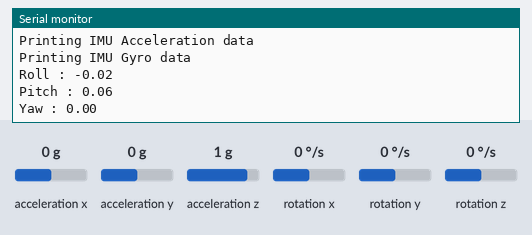
Bench run of a sketch on a simulated Arduino Uno, built with avr-gcc and run on an emulated ATmega328P. Shown: the last lines printed to the serial monitor. Wiring (inferred from the names in the program): MPU-6050 motion sensor at I2C address 0x68. Inputs (shaded band) come from the test bench; at power-on: acceleration z 1 g, acceleration x 0 g, acceleration y 0 g, rotation x 0 °/s, rotation y 0 °/s, rotation z 0 °/s.

Above: at 1.3 s.
1.4 s: acceleration z set to 0 g
At 3.0 s:
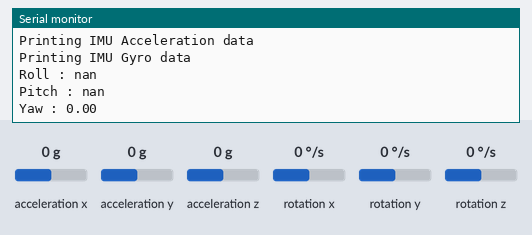
4.7 s: acceleration x set to -1.4 g
At 5.8 s:
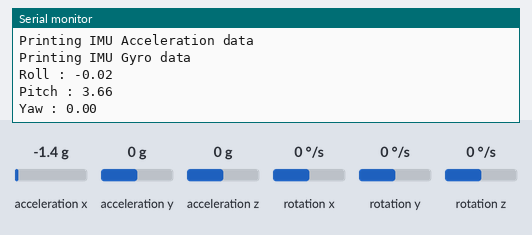
6.2 s: acceleration y set to -1.4 g
At 7.6 s:
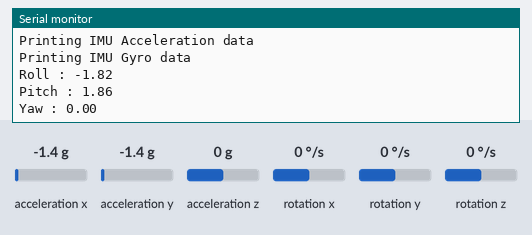
7.7 s: rotation x set to -192 °/s
At 8.9 s:
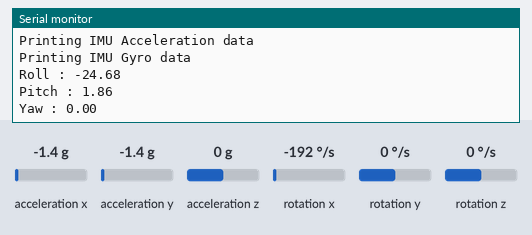
9.2 s: rotation y set to -192 °/s
At 9.9 s:
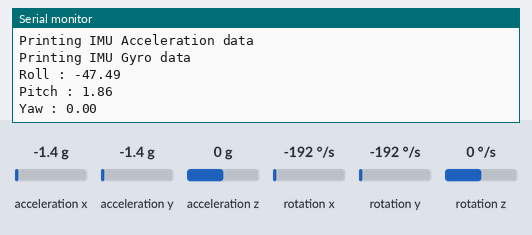
Timing chart, 0 to 11.7 s (numbered marks = the images above; inputs shaded):
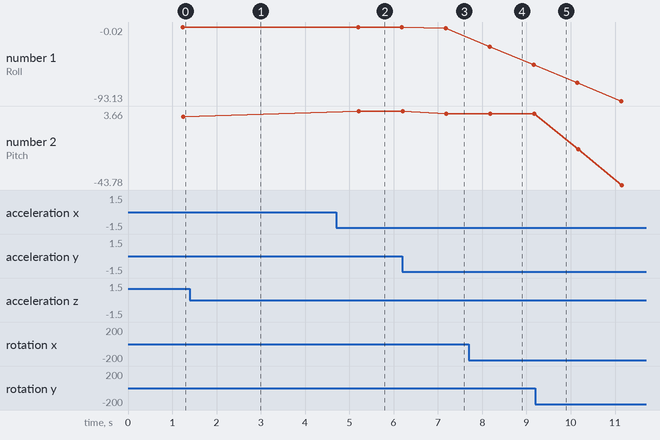

The sketch:

sketch_jul02b.ino
```cpp
#include <Arduino_FreeRTOS.h>
#include <Wire.h>

//Defining the functions
void Task_PrintIMU_Acc_data(void *param);
void Task_PrintIMU_Gyro_data(void *param);
void Task_cal(void *param);

//Define task handle
TaskHandle_t Task_Handle1;
TaskHandle_t Task_Handle2;
TaskHandle_t Task_Handle3;

//Print IMU data ax, ay, az, (Accelerometer) and gx, gy, gz (Gyroscope) data in serial monitor
const int MPU = 0x68;
//Initialize variables
float AccX, AccY, AccZ;
float GyroX, GyroY, GyroZ;
float accAngleX, accAngleY, gyroAngleX, gyroAngleY, gyroAngleZ;
float elapsedTime, currentTime, previousTime;
float roll, pitch, yaw;

void setup() {
  Serial.begin(9600);
  Serial.println("Assign Parameters to the sensor");
  Serial.println("Talking to 6B register");
  Wire.beginTransmission(MPU); //Start the communction with 0x68 MPU6050
  Wire.write(0x6B); //talk to register 6B
  Wire.write(0x101);
  Wire.endTransmission(true);

  //Set sample rate to 500Hz
  Serial.println("Setting the sample rate to 500Hz");
  Wire.beginTransmission(MPU);
  Wire.write(0x19);
  Wire.write(0x0F);
  Wire.endTransmission(true);

  //Activate DLPF Digital gyro low pass filter to 188Hz
  Serial.println("Setting DLPF gyro to 188Hz");
  Wire.beginTransmission(MPU);
  Wire.write(0x1A);
  Wire.write(0x01);
  Wire.endTransmission(true);

  //Set Gyro range to 2000DPS (degrees per secoend)
  Serial.println("Set gyro to 2000 degrees per secoend");
  Wire.beginTransmission(MPU);
  Wire.write(0x1B);
  Wire.write(0x18);
  Wire.endTransmission(true);

  //Set Accelerometer range to 8G (degrees per secoend)
  Serial.println("Set gyro to 8G gravitational acceleration");
  Wire.beginTransmission(MPU);
  Wire.write(0x1C);
  Wire.write(0x10);
  Wire.endTransmission(true);

  //Create the tasks and assign prority
  xTaskCreate(Task_PrintIMU_Acc_data, "Task1", 100, NULL, 3, &Task_Handle1);
  xTaskCreate(Task_PrintIMU_Gyro_data, "Task2", 100, NULL, 2, &Task_Handle2);
  xTaskCreate(Task_cal, "Task3", 100, NULL, 1, &Task_Handle3);
}

void loop() {
  // put your main code here, to run repeatedly:
}

void Task_PrintIMU_Acc_data(void *param) {
  (void) param;
  while (1) {
    Serial.println("Printing IMU Acceleration data");
    //Read accelerometer data//
    Wire.beginTransmission(MPU);
    Wire.write(0x3B);
    Wire.endTransmission(false);
    Wire.requestFrom(MPU, 6, true);
    AccX = (Wire.read() << 8 | Wire.read()) / 16384.0;
    AccY = (Wire.read() << 8 | Wire.read()) / 16384.0;
    AccZ = (Wire.read() << 8 | Wire.read()) / 16384.0;
    //Print data
    //Serial.println(AccX);
    //Serial.println(AccY);
    //Serial.println(AccZ);
    vTaskDelay(1000 / portTICK_PERIOD_MS);
  }
}

void Task_PrintIMU_Gyro_data(void *param) {
  (void) param;
  while (1) {
    Serial.println("Printing IMU Gyro data");
    //Read Gyroscope data
    previousTime = currentTime;
    currentTime = millis();
    elapsedTime = (currentTime - previousTime) / 1000;
    Wire.beginTransmission(MPU);
    Wire.write(0x43);
    Wire.endTransmission(false);
    Wire.requestFrom(MPU, 6, true);
    GyroX = (Wire.read() << 8 | Wire.read()) / 131.0;
    GyroY = (Wire.read() << 8 | Wire.read()) / 131.0;
    GyroZ = (Wire.read() << 8 | Wire.read()) / 131.0;
    gyroAngleX = gyroAngleX + GyroX * elapsedTime;
    gyroAngleY = gyroAngleY + GyroY * elapsedTime;
    //Print data
    //Serial.println(gyroAngleX);
    //Serial.println(gyroAngleY);
    //Serial.println(gyroAngleZ);
    vTaskDelay(1000 / portTICK_PERIOD_MS);
  }
}

void Task_cal(void *param) {
  (void) param;
  while (1) {
    //Calculating Roll and Pitch from the accelerometer data
    accAngleX = (atan(AccY / sqrt(pow(AccX, 2) + pow(AccZ, 2))) * 180 / PI) - 0.58; //AccErrorX ~ (0.58)
    accAngleY = (atan(-1 * AccX / sqrt(pow(AccY, 2) + pow(AccZ, 2))) * 180 / PI) + 1.58; //AccErrorY ~(-1.58)
    yaw =  yaw + GyroZ * elapsedTime;
    // Complementary filter - combine acceleromter and gyro angle values
    roll = 0.96 * gyroAngleX + 0.04 * accAngleX;
    pitch = 0.96 * gyroAngleY + 0.04 * accAngleY;
    Serial.print("Roll : ");
    Serial.println(roll);
    Serial.print("Pitch : ");
    Serial.println(pitch);
    Serial.print("Yaw : ");
    Serial.println(yaw);


    vTaskDelay(1000 / portTICK_PERIOD_MS);
  }
}
```

Measured:
- after the input at 1.4 s, the serial monitor: prints a new line after 0.83 s (image 1)
- after the input at 4.7 s, the serial monitor: prints a new line after 0.50 s (image 2)
- after the input at 6.2 s, the serial monitor: prints a new line after 0.98 s (image 3)
- after the input at 7.7 s, the serial monitor: prints a new line after 0.47 s (image 4)
- plotted number 1: -0.02 → -1.82 after the input at 6.2 s, -1.82 → -47.49 after the input at 7.7 s
- plotted number 2: 0.06 → 3.66 after the input at 4.7 s, 3.66 → 1.86 after the input at 6.2 s, 1.86 → -43.78 after the input at 9.2 s
